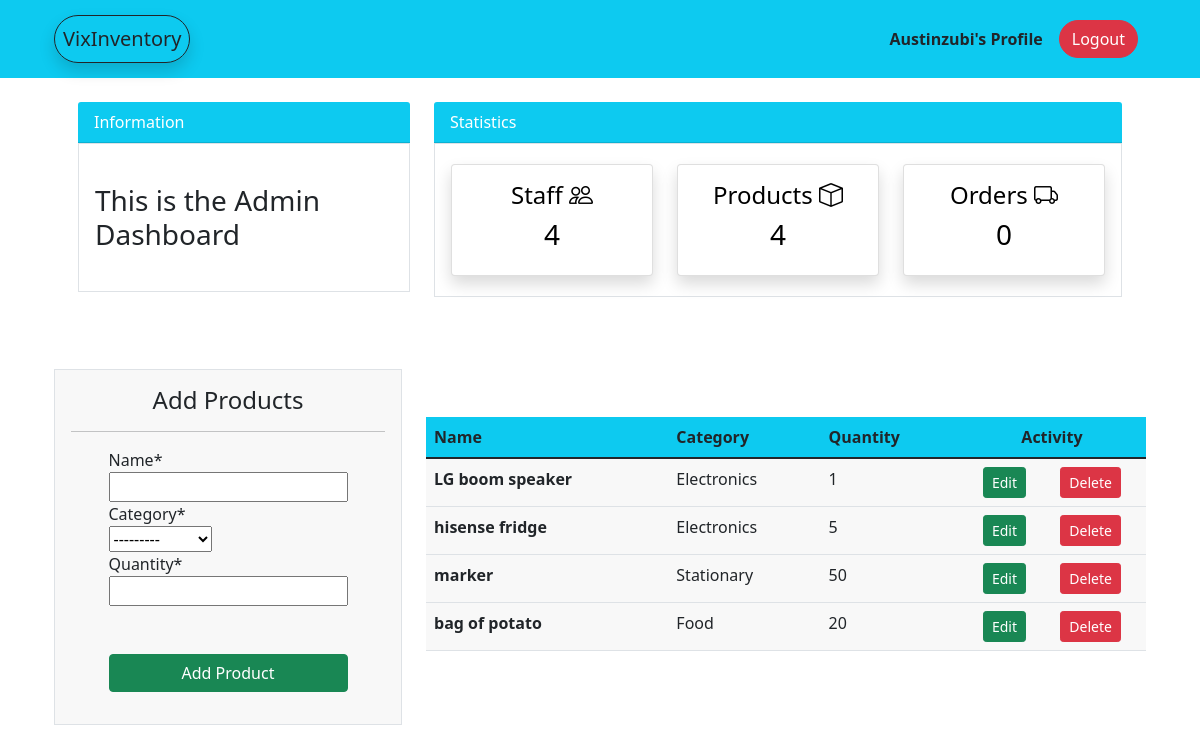
The app's page /product/ (signed in), older data.
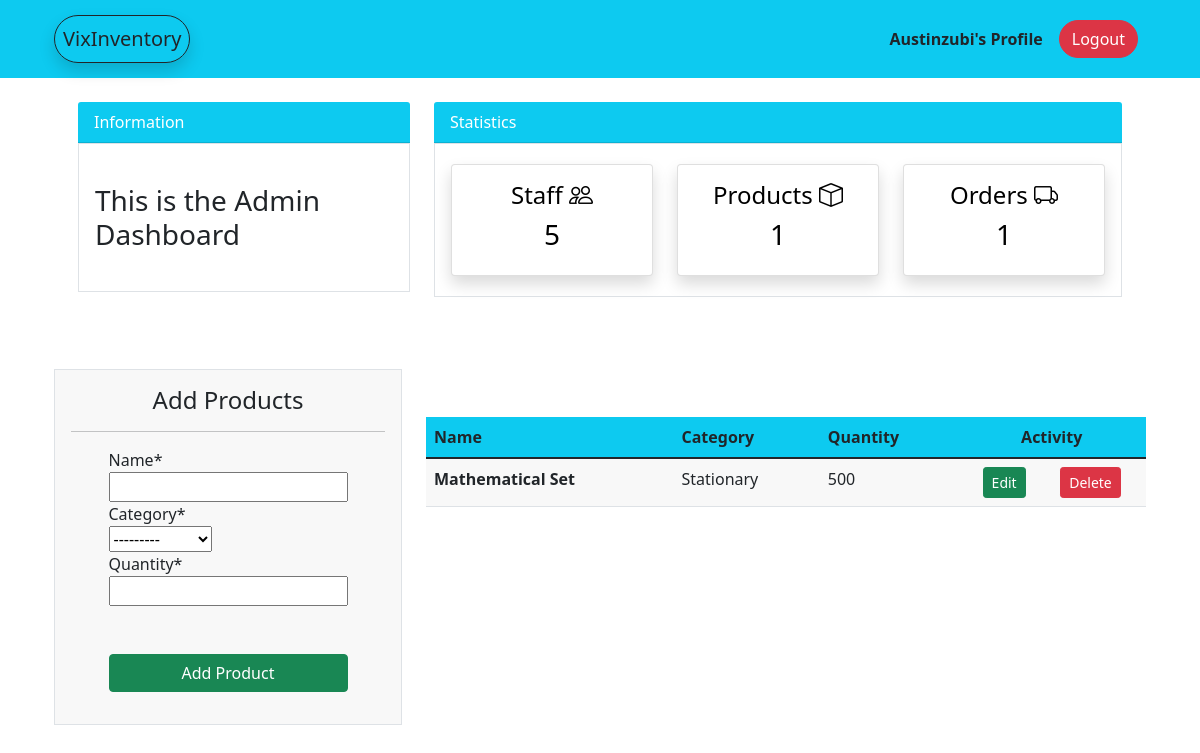
The same page, newer data.
### dashboard/models.py (models this page shows, shortened)
class Product(models.Model):
    name = models.CharField(max_length=100, null=True)
    category = models.CharField(max_length=20, choices = CATEGORY, null=True)
    quantity = models.PositiveIntegerField(null=True)
    class Meta:
        verbose_name_plural = 'Product'

### dashboard/views.py (the view)
# urls.py: path('product/', views.products, name = 'dashboard-products'),
@login_required
def products(request):
    workers = User.objects.all()
    workers_count = workers.count()
    order = Order.objects.all()
    order_count = order.count()
    if request.method =='POST':
        form = ProductForm(request.POST)
        if form.is_valid():
            form.save()
            product_name = form.cleaned_data.get('name')
            message = messages.success(request, f'{product_name} has been added')
            return redirect('dashboard-products')
    else:
        form = ProductForm()
    items = Product.objects.all()   #this collects all the data from the product model
    items_count = items.count()
    context = {
        'items': items,
        'form': form,
        'items_count':items_count,
        'workers_count':workers_count,
        'order_count': order_count,
    }
    return render(request, 'dashboard/products.html', context)

### dashboard/forms.py
class ProductForm(forms.ModelForm):
    class Meta:
        model = Product
        fields = ['name', 'category', 'quantity']

### templates/dashboard/products.html (shortened to what this page needs)
{% extends 'partials/base.html' %}
{% load crispy_forms_tags %}
{% block content %}
    <div class="container">
        {% include 'partials/topnav.html' %}
        <div class="row my-5">
            <div class="col-lg-4 mb-3">
                <div class="border p-3 dark-color">
                    <h4 class="text-center">
                        Add Products
                    </h4>
                    <hr>
                    <form method="POST" class="d-grid justify-content-center mb-3 " action="">
                        {{form|crispy}}
                        <input class="btn btn-success mt-5" type="submit" value="Add Product">
                    </form>
                </div>
            </div>
            <div class="col-lg-8 my-5">
                <table class="table dark-color">
                    <thead class="bg-info">
                        <tr>
                            <th scope="col">Name</th>
                            <th scope="col">Category</th>
                            <th scope="col">Quantity</th>
                            <th scope="col" class="text-center">Activity</th>
                        </tr>
                    </thead>
                    <tbody>
                        {% for item in items %}
                        <tr>
                            <th scope="row">{{item.name}}</th>
                            <td>{{item.category}}</td>
                            <td>{{item.quantity}}</td>
                            <td>
                                <div class="d-flex justify-content-around">
                                    <div>
                                        <a href="{% url 'dashboard-product-update' item.id %}">
                                            <div class="btn btn-success btn-sm">Edit</div>
                                        </a>
                                    </div>
                                    <div>
                                        <a href="{% url 'dashboard-product-delete' item.id %}">
                                            <div class="btn btn-danger btn-sm">Delete</div>
                                        </a>
                                    </div>
                                </div>
                            </td>
                        </tr>
                        {% endfor %}
                    </tbody>
                </table>
            </div>
        </div>
    </div>
{% endblock %}

Row changes from the older to the newer data that the page shows:
removed Product: name "LG boom speaker", category "Electronics", quantity "1"
removed Product: name "hisense fridge", category "Electronics", quantity "5"
removed Product: name "marker", category "Stationary", quantity "50"
removed Product: name "bag of potato", category "Food", quantity "20"
added Product: name "Mathematical Set", category "Stationary", quantity "500"
Text that changed along with them:
{{ workers_count }}: "4" → "5"
{{ items_count }}: "4" → "1"
{{ order_count }}: "0" → "1"
